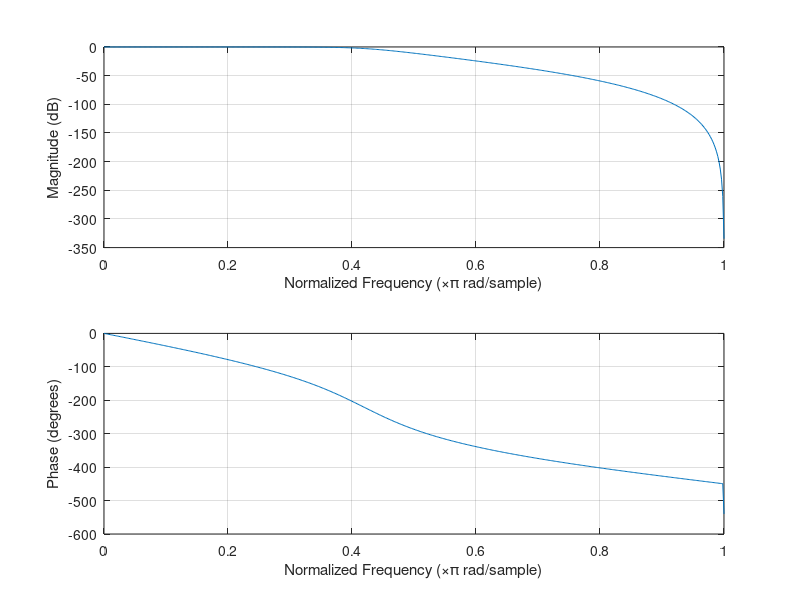

This figure's MATLAB source:
clc;clear all; close all;
ap = 3; as = 15;
fp = 500; fs = 750;
f = 2000; %sampling frequency
wp = 2*pi*(fp/f);
ws = 2*pi*(fs/f);

[n,wn] = buttord(wp,ws,ap,as,'s');

[b,a] = butter(n,wn,'low','s');
freqz(b,a,500);
t=1;
[num,den] = bilinear(b,a,t);
freqz(num,den,500);

